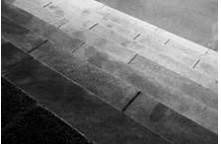
#> input picture BSCOMPUTER ENGINEERING/4th YEAR OF COMPUTER ENGINEERING/7th SEMESTER/DIGITAL IMAGE PROCESSING/FINALTERMPREPARATIONPROGRAMS/Grayscale Morphological Operations.jpg, 221 x 144 px
$ python 'Grayscale Morphological Operations.py'
#> lines starting #> are read from the running program, lines starting #| are printed output that depends on the picture
import cv2
import numpy as np
import matplotlib.pyplot as plt
def perform_morphological_operations(image_path):
    # Read the image in grayscale
#> called with image_path = 'Grayscale Morphological Operations.jpg'
    img = cv2.imread(image_path, cv2.IMREAD_GRAYSCALE)
#> img is the input picture: shape (144, 221); min 0, max 255, mean 109.2
    # Create a 3x3 kernel
    kernel = np.ones((3,3), np.uint8)
    # Perform dilation
    dilation = cv2.dilate(img, kernel, iterations=1)
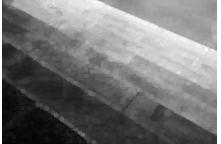
#> dilation: shape (144, 221); min 2, max 255, mean 118.9
    # Perform erosion
    erosion = cv2.erode(img, kernel, iterations=1)
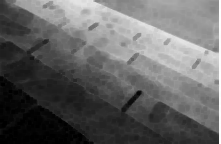
#> erosion: shape (144, 221); min 0, max 255, mean 99.5
    # Morphological gradient (dilation - erosion)
    morph_gradient = cv2.subtract(dilation, erosion)
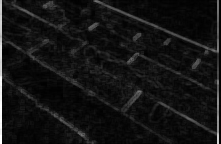
#> morph_gradient: shape (144, 221); min 0, max 255, mean 19.3
    # Top-hat operation (original - opening)
    opening = cv2.morphologyEx(img, cv2.MORPH_OPEN, kernel)
    tophat = cv2.subtract(img, opening)
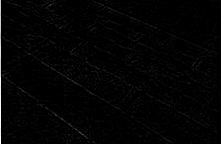
#> tophat: shape (144, 221); min 0, max 255, mean 3.6
    # Create subplots to display results
    plt.figure(figsize=(15, 10))
    plt.subplot(2, 3, 1)
    plt.imshow(img, cmap='gray')
    plt.title('Original Image')
    plt.axis('off')
    plt.subplot(2, 3, 2)
    plt.imshow(dilation, cmap='gray')
    plt.title('Dilation')
    plt.axis('off')
    plt.subplot(2, 3, 3)
    plt.imshow(erosion, cmap='gray')
    plt.title('Erosion')
    plt.axis('off')
    plt.subplot(2, 3, 4)
    plt.imshow(morph_gradient, cmap='gray')
    plt.title('Morphological Gradient')
    plt.axis('off')
    plt.subplot(2, 3, 5)
    plt.imshow(tophat, cmap='gray')
    plt.title('Top-hat')
    plt.axis('off')
    plt.tight_layout()
    plt.show()
    return dilation, erosion, morph_gradient, tophat
# To use this function:
image_path = 'Grayscale Morphological Operations.jpg'
dilation, erosion, gradient, tophat = perform_morphological_operations(image_path)
